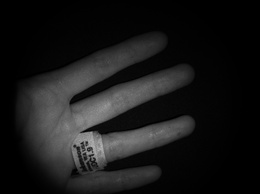
%> input picture fasterComputation/laser_dark_per_efter.jpg, 260 x 194 px, shrunk from 2080 x 1552 before the run
$ octave calculateContrastArray.m   (GNU Octave 9; MATLAB toolbox functions it lacks are replaced by stand-ins)
%> lines starting %> are read from the running program, lines starting %| are printed output that depends on the picture
clear

%Can be done before computation

laserWhite = mat2gray(single(imread('laser_dark_per_efter.jpg')));
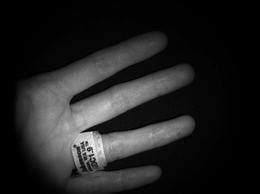
%> laserWhite: size 194x260 double; min 0, max 1, mean 0.131

% laserWhite=laserWhite2(1005:1010,1005:1010);


kernelSize = 5;
rowCounter = floor(size(laserWhite,1)/kernelSize);
%> rowCounter = 38
colCounter = floor(size(laserWhite,2)/kernelSize);
%> colCounter = 52

% rowCounter = 20;
% colCounter = 20;

laserWhite=laserWhite(1:rowCounter*kernelSize,1:colCounter*kernelSize);


contrastImage = ones(rowCounter,colCounter);
outputMatrix = zeros(rowCounter,colCounter);

totalDim = size(laserWhite,1)*size(laserWhite,2);
%> totalDim = 49400

insert = 1; % Where to insert in Output matrix
switchColOutput = 1; % Counter for new row i Output matrix
insertCol = 0;
modolusRows = size(laserWhite, 1); % Number of rows in Output matrix
%> modolusRows = 190

counterModolusRows = mod(1:totalDim, modolusRows);
counterModoKernelsize = mod(1:totalDim,kernelSize);

%%


for counter = 1:1:totalDim

    if counterModolusRows(counter) == 0 % Start from first row in output Matrix?
%         pos = 'if2'
%         insert
        outputMatrix(insert) = outputMatrix(insert) + laserWhite(counter);
        insert = 1 + insertCol * size(outputMatrix, 1);
        switchColOutput = switchColOutput + 1;

        if mod(switchColOutput,kernelSize + 1) == 0 % Start from next row in output Matrix
            insertCol = insertCol + 1;
            insert = 1 + insertCol * size(outputMatrix, 1);
        end

    elseif counterModoKernelsize(counter) == 0
%         pos = 'if3'
%         insert
        outputMatrix(insert) = outputMatrix(insert) + laserWhite(counter);
        insert = insert + 1;
    else
%         pos = 'else'
%         insert
        outputMatrix(insert) = outputMatrix(insert) + laserWhite(counter);
    end
end
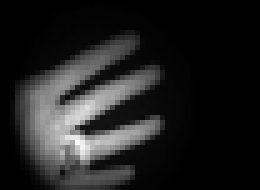
%> outputMatrix: size 38x52 double (shown 5 times larger); min 0, max 25.66, mean 3.3; drawn with min black and max white
%> after the loop, insert = 1635; insertCol = 43; switchColOutput = 261

%%
% [4 lines of commented-out code are left out]
%%
%contrastImage = mat2gray(contrastImage);
%  figure(2)
%  imshow(-1*contrastImage, 'Colormap', jet(255));
